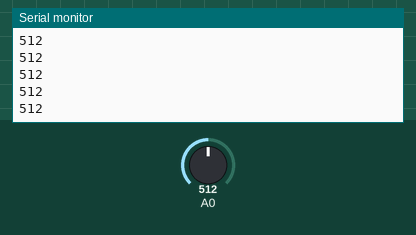
Simulated run of this sketch. Board: Arduino Uno, built with avr-gcc and run on an emulated ATmega328P. Shown: the last lines printed to the serial monitor. The test bench sets the inputs (shaded band); at power-on: A0 = 512.

Above: at 1.2 s.
1.3 s: A0 set to 716
At 1.8 s:
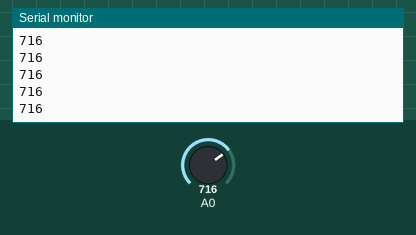
2.8 s: A0 set to 900
At 3.5 s:
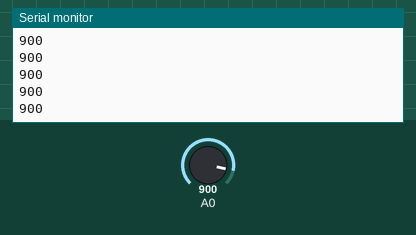
Timing chart, 0 to 5.8 s (numbered marks = the images above; inputs shaded):
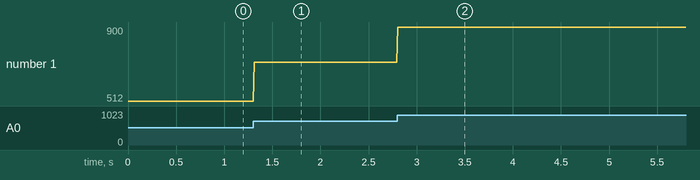

Measured:
- after the input at 1.3 s, the serial monitor: prints a new line at once (image 1)
- after the input at 2.8 s, the serial monitor: prints a new line at once (image 2)
- plotted number 1: 512 → 716 after the input at 1.3 s, 716 → 900 after the input at 2.8 s

The sketch:

DAC0_10Volt.ino
```cpp
#include <Wire.h>
#include <Adafruit_MCP4725.h>

Adafruit_MCP4725 dac;

// Set this value to 9, 8, 7, 6 or 5 to adjust the resolution
#define DAC_RESOLUTION    (8)


void setup() {
  Serial.begin(9600);
  dac.begin(0x60);  //l'originale è a 0x62!!
}

void loop() {
  int v = analogRead(A0);
  Serial.println(v);
  dac.setVoltage(map(v, 0,1024, 0,4095), false);
  delay(10);
}
```
